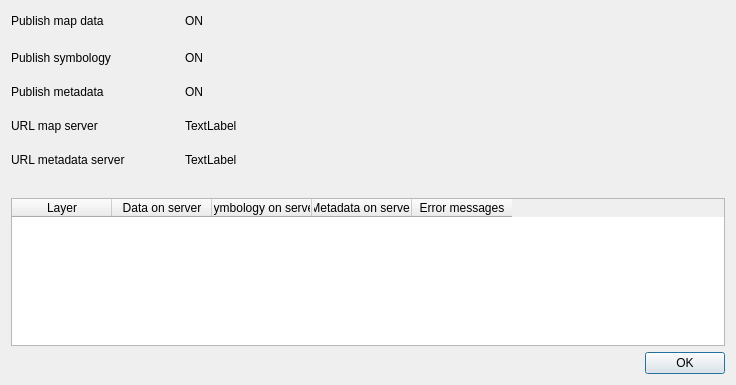
<?xml version="1.0" encoding="UTF-8"?>
<ui version="4.0">
 <class>Dialog</class>
 <widget class="QDialog" name="Dialog">
  <property name="geometry">
   <rect>
    <x>0</x>
    <y>0</y>
    <width>736</width>
    <height>385</height>
   </rect>
  </property>
  <property name="windowTitle">
   <string>Publish report</string>
  </property>
  <layout class="QVBoxLayout" name="verticalLayout">
   <item>
    <layout class="QGridLayout" name="gridLayout">
     <property name="spacing">
      <number>20</number>
     </property>
     <item row="0" column="0">
      <widget class="QLabel" name="label">
       <property name="text">
        <string>Publish map data</string>
       </property>
      </widget>
     </item>
     <item row="3" column="2">
      <widget class="QLabel" name="labelUrlMapServer">
       <property name="text">
        <string>TextLabel</string>
       </property>
      </widget>
     </item>
     <item row="0" column="3">
      <spacer name="horizontalSpacer">
       <property name="orientation">
        <enum>Qt::Horizontal</enum>
       </property>
       <property name="sizeHint" stdset="0">
        <size>
         <width>40</width>
         <height>20</height>
        </size>
       </property>
      </spacer>
     </item>
     <item row="4" column="2">
      <widget class="QLabel" name="labelUrlMetadataServer">
       <property name="text">
        <string>TextLabel</string>
       </property>
      </widget>
     </item>
     <item row="1" column="0">
      <widget class="QLabel" name="label_9">
       <property name="text">
        <string>Publish symbology</string>
       </property>
      </widget>
     </item>
     <item row="3" column="0">
      <widget class="QLabel" name="label_4">
       <property name="text">
        <string>URL map server</string>
       </property>
      </widget>
     </item>
     <item row="2" column="2">
      <widget class="QLabel" name="labelPublishMetadata">
       <property name="text">
        <string>ON</string>
       </property>
      </widget>
     </item>
     <item row="2" column="0">
      <widget class="QLabel" name="label_3">
       <property name="text">
        <string>Publish metadata</string>
       </property>
      </widget>
     </item>
     <item row="4" column="0">
      <widget class="QLabel" name="label_5">
       <property name="text">
        <string>URL metadata server</string>
       </property>
      </widget>
     </item>
     <item row="0" column="2">
      <widget class="QLabel" name="labelPublishMapData">
       <property name="text">
        <string>ON</string>
       </property>
      </widget>
     </item>
     <item row="0" column="1">
      <spacer name="horizontalSpacer_2">
       <property name="orientation">
        <enum>Qt::Horizontal</enum>
       </property>
       <property name="sizeType">
        <enum>QSizePolicy::Fixed</enum>
       </property>
       <property name="sizeHint" stdset="0">
        <size>
         <width>40</width>
         <height>20</height>
        </size>
       </property>
      </spacer>
     </item>
     <item row="1" column="2">
      <widget class="QLabel" name="labelPublishSymbology">
       <property name="text">
        <string>ON</string>
       </property>
      </widget>
     </item>
    </layout>
   </item>
   <item>
    <spacer name="verticalSpacer">
     <property name="orientation">
      <enum>Qt::Vertical</enum>
     </property>
     <property name="sizeType">
      <enum>QSizePolicy::Fixed</enum>
     </property>
     <property name="sizeHint" stdset="0">
      <size>
       <width>20</width>
       <height>25</height>
      </size>
     </property>
    </spacer>
   </item>
   <item>
    <widget class="QTableWidget" name="tableWidget">
     <column>
      <property name="text">
       <string>Layer</string>
      </property>
     </column>
     <column>
      <property name="text">
       <string>Data on server</string>
      </property>
     </column>
     <column>
      <property name="text">
       <string>Symbology on server</string>
      </property>
     </column>
     <column>
      <property name="text">
       <string>Metadata on server</string>
      </property>
     </column>
     <column>
      <property name="text">
       <string>Error messages</string>
      </property>
     </column>
    </widget>
   </item>
   <item>
    <widget class="QDialogButtonBox" name="buttonBox">
     <property name="orientation">
      <enum>Qt::Horizontal</enum>
     </property>
     <property name="standardButtons">
      <set>QDialogButtonBox::Ok</set>
     </property>
    </widget>
   </item>
  </layout>
 </widget>
 <resources/>
 <connections>
  <connection>
   <sender>buttonBox</sender>
   <signal>accepted()</signal>
   <receiver>Dialog</receiver>
   <slot>accept()</slot>
   <hints>
    <hint type="sourcelabel">
     <x>248</x>
     <y>254</y>
    </hint>
    <hint type="destinationlabel">
     <x>157</x>
     <y>274</y>
    </hint>
   </hints>
  </connection>
  <connection>
   <sender>buttonBox</sender>
   <signal>rejected()</signal>
   <receiver>Dialog</receiver>
   <slot>reject()</slot>
   <hints>
    <hint type="sourcelabel">
     <x>316</x>
     <y>260</y>
    </hint>
    <hint type="destinationlabel">
     <x>286</x>
     <y>274</y>
    </hint>
   </hints>
  </connection>
 </connections>
</ui>
